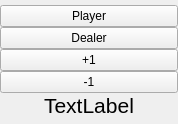
<?xml version="1.0" encoding="UTF-8"?>
<ui version="4.0">
 <class>CardBlock</class>
 <widget class="QWidget" name="CardBlock">
  <property name="geometry">
   <rect>
    <x>0</x>
    <y>0</y>
    <width>178</width>
    <height>124</height>
   </rect>
  </property>
  <property name="windowTitle">
   <string>Form</string>
  </property>
  <layout class="QVBoxLayout" name="verticalLayout">
   <property name="spacing">
    <number>0</number>
   </property>
   <property name="leftMargin">
    <number>0</number>
   </property>
   <property name="topMargin">
    <number>0</number>
   </property>
   <property name="rightMargin">
    <number>0</number>
   </property>
   <property name="bottomMargin">
    <number>0</number>
   </property>
   <item>
    <widget class="QStackedWidget" name="stackedWidget">
     <property name="sizePolicy">
      <sizepolicy hsizetype="Preferred" vsizetype="Maximum">
       <horstretch>0</horstretch>
       <verstretch>0</verstretch>
      </sizepolicy>
     </property>
     <property name="currentIndex">
      <number>1</number>
     </property>
     <widget class="QWidget" name="page">
      <layout class="QVBoxLayout" name="verticalLayout_2">
       <property name="spacing">
        <number>6</number>
       </property>
       <property name="leftMargin">
        <number>9</number>
       </property>
       <property name="topMargin">
        <number>9</number>
       </property>
       <property name="rightMargin">
        <number>9</number>
       </property>
       <property name="bottomMargin">
        <number>9</number>
       </property>
       <item>
        <widget class="QLabel" name="icon_qLabel">
         <property name="text">
          <string>TextLabel</string>
         </property>
         <property name="alignment">
          <set>Qt::AlignBottom|Qt::AlignHCenter</set>
         </property>
        </widget>
       </item>
       <item>
        <widget class="QLabel" name="number_qLabel">
         <property name="sizePolicy">
          <sizepolicy hsizetype="Preferred" vsizetype="Preferred">
           <horstretch>0</horstretch>
           <verstretch>0</verstretch>
          </sizepolicy>
         </property>
         <property name="font">
          <font>
           <pointsize>16</pointsize>
          </font>
         </property>
         <property name="text">
          <string/>
         </property>
         <property name="alignment">
          <set>Qt::AlignHCenter|Qt::AlignTop</set>
         </property>
        </widget>
       </item>
      </layout>
     </widget>
     <widget class="QWidget" name="page_2">
      <layout class="QVBoxLayout" name="verticalLayout_3">
       <property name="spacing">
        <number>0</number>
       </property>
       <property name="leftMargin">
        <number>0</number>
       </property>
       <property name="topMargin">
        <number>0</number>
       </property>
       <property name="rightMargin">
        <number>0</number>
       </property>
       <property name="bottomMargin">
        <number>0</number>
       </property>
       <item>
        <widget class="QPushButton" name="player_qPushButton">
         <property name="sizePolicy">
          <sizepolicy hsizetype="Preferred" vsizetype="Preferred">
           <horstretch>0</horstretch>
           <verstretch>0</verstretch>
          </sizepolicy>
         </property>
         <property name="text">
          <string>Player</string>
         </property>
        </widget>
       </item>
       <item>
        <widget class="QPushButton" name="dealer_qPushButton">
         <property name="sizePolicy">
          <sizepolicy hsizetype="Preferred" vsizetype="Preferred">
           <horstretch>0</horstretch>
           <verstretch>0</verstretch>
          </sizepolicy>
         </property>
         <property name="text">
          <string>Dealer</string>
         </property>
        </widget>
       </item>
       <item>
        <widget class="QPushButton" name="plus_qPushButton">
         <property name="sizePolicy">
          <sizepolicy hsizetype="Preferred" vsizetype="Preferred">
           <horstretch>0</horstretch>
           <verstretch>0</verstretch>
          </sizepolicy>
         </property>
         <property name="text">
          <string>+1</string>
         </property>
        </widget>
       </item>
       <item>
        <widget class="QPushButton" name="minus_qPushButton">
         <property name="sizePolicy">
          <sizepolicy hsizetype="Preferred" vsizetype="Preferred">
           <horstretch>0</horstretch>
           <verstretch>0</verstretch>
          </sizepolicy>
         </property>
         <property name="text">
          <string>-1</string>
         </property>
        </widget>
       </item>
       <item>
        <widget class="QLabel" name="number2_qLabel">
         <property name="font">
          <font>
           <pointsize>16</pointsize>
          </font>
         </property>
         <property name="text">
          <string>TextLabel</string>
         </property>
         <property name="alignment">
          <set>Qt::AlignCenter</set>
         </property>
        </widget>
       </item>
      </layout>
     </widget>
    </widget>
   </item>
  </layout>
 </widget>
 <resources/>
 <connections/>
</ui>
